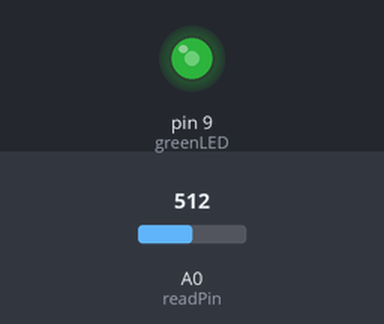
A sketch run on a simulated Arduino Uno, built with avr-gcc and run on an emulated ATmega328P. Parts: output pins drawn as LEDs (lit = HIGH). The test bench sets the inputs (shaded band); at power-on: A0 (readPin) = 512.

Above: at 1.2 s.
1.3 s: A0 (readPin) set to 716
At 2.5 s:
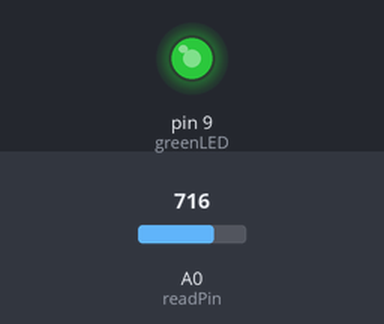
2.8 s: A0 (readPin) set to 900
At 3.9 s:
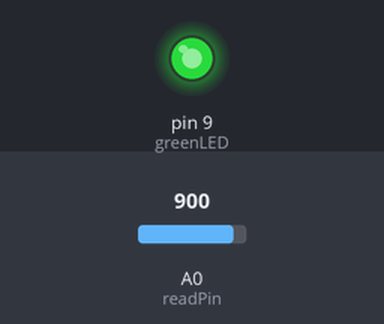
4.3 s: A0 (readPin) set to 122
At 5.1 s:
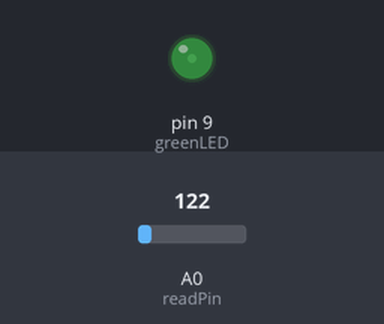
5.8 s: A0 (readPin) set to 0
At 6.4 s:
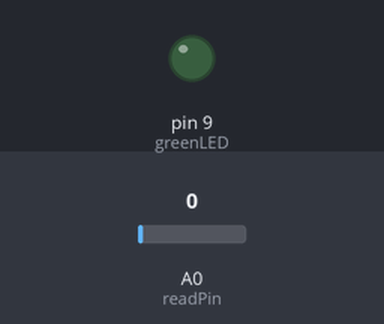
7.3 s: A0 (readPin) set to 511
At 7.7 s:
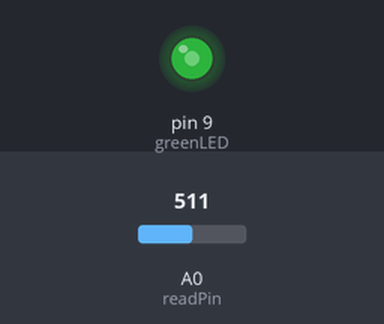
Timing chart, 0 to 9.8 s (numbered marks = the images above; inputs shaded):
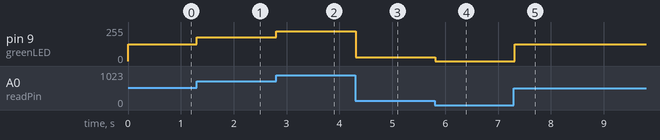

Measured:
- after the input at 1.3 s, pin 9 (greenLED): 127/255 → 178/255 at once
- after the input at 2.8 s, pin 9 (greenLED): 178/255 → 224/255 at once
- after the input at 4.3 s, pin 9 (greenLED): 224/255 → 30/255 at once
- after the input at 5.8 s, pin 9 (greenLED): 30/255 → 0/255 at once
- after the input at 7.3 s, pin 9 (greenLED): 0/255 → 127/255 at once

The sketch:

activity_dimmableLED.ino
```cpp
int readPin = A0;
int readVal = 0;
// Analog write is [0, 255]
// Analog read is [0, 1023]
float readConversion = 255./1023.;
float V = 0;
int greenLED = 9;
int delayMS = 50;


void setup() {
  // put your setup code here, to run once:
  pinMode(readPin, INPUT);
  pinMode(greenLED, OUTPUT);
}

void loop() {
  // put your main code here, to run repeatedly:
  readVal = analogRead(readPin);
  analogWrite(greenLED, readVal * readConversion);
  delay(delayMS);
}
```
